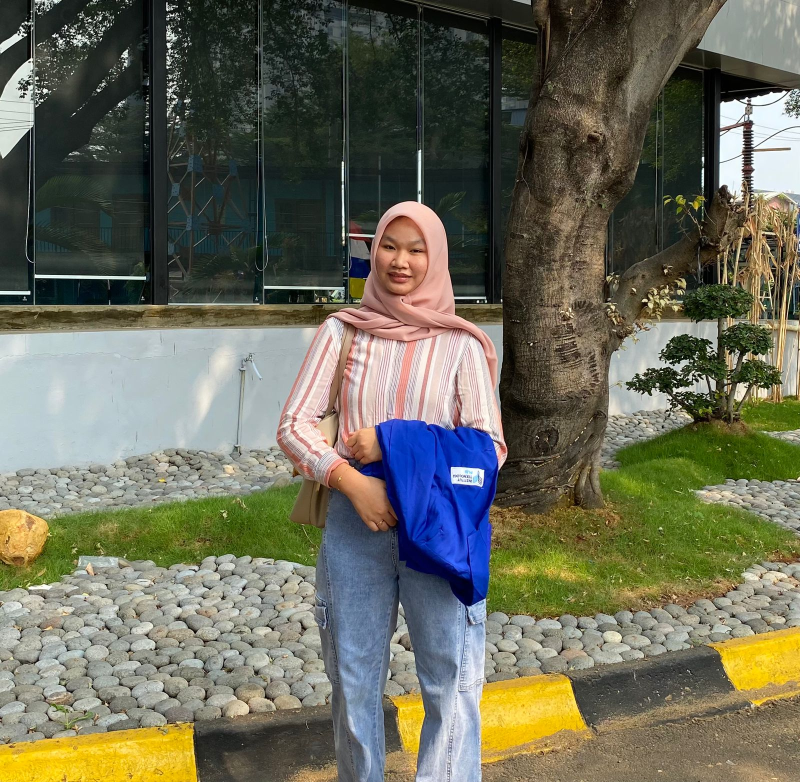
#> input picture foto.jpg, 1600 x 1564 px (shown at 1/2 size)
$ jupyter execute UAS_PCD_202231047.ipynb
#> lines starting #> are read from the running program, lines starting #| are printed output that depends on the picture
## Mengimport Library

[cell 1]
import cv2
import matplotlib.pyplot as plt
import numpy as np

## Membaca Gambar

[cell 2]
img = cv2.imread('foto.jpg')
#> img is the input picture: shape (1564, 1600, 3); mean B, G, R 89.2, 106.8, 106.8
img = cv2.cvtColor(img, cv2.COLOR_BGR2RGB)

## Merotasikan Gambar

[cell 3]
angle = 45
height, width = img.shape[:2]
#> height = 1564; width = 1600
center = (width // 2, height // 2)
#> center = (800, 782)
rotation_matrix = cv2.getRotationMatrix2D(center, angle, 1.0)
rotated_img = cv2.warpAffine(img, rotation_matrix, (width, height))
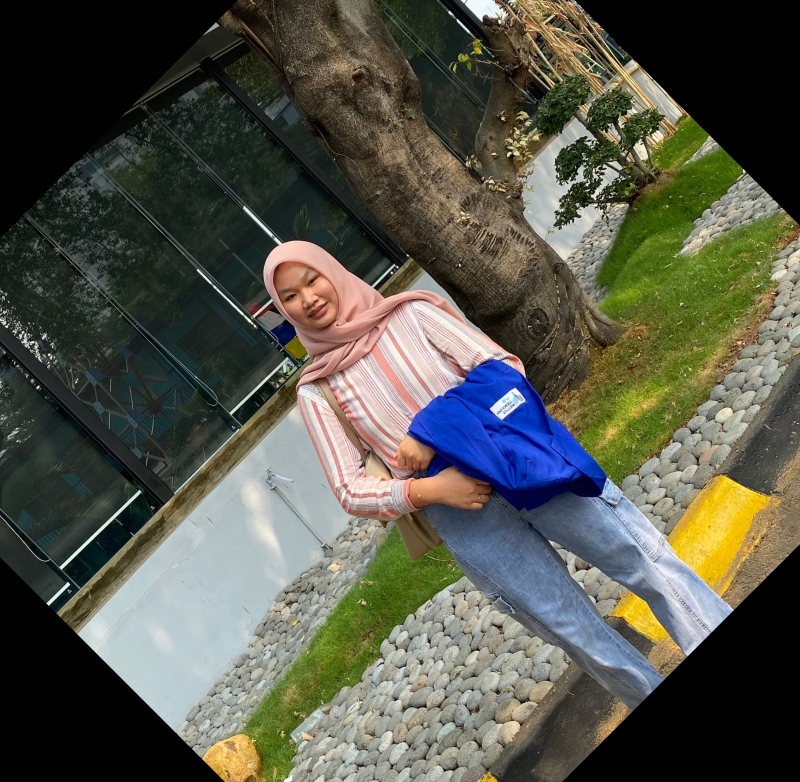
#> rotated_img: shape (1564, 1600, 3) (shown at 1/2 size); mean R, G, B 84.8, 85.9, 73.8

## Mengubah Ukuran Gambar

[cell 4]
new_width = 400
new_height = 800
resized_img = cv2.resize(img, (new_width, new_height))
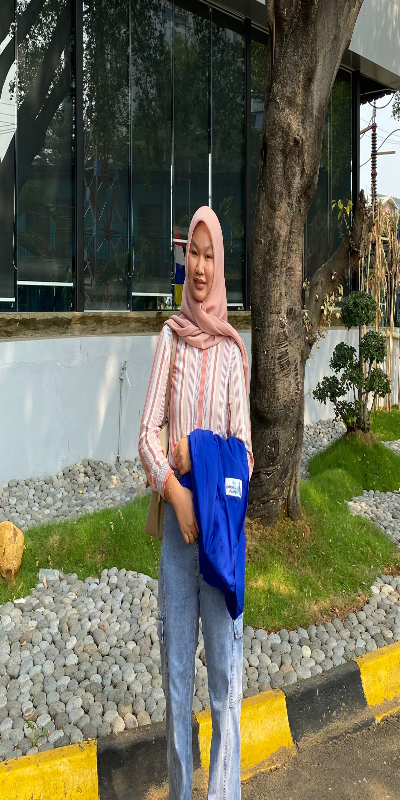
#> resized_img: shape (800, 400, 3); mean R, G, B 106.6, 106.7, 89.1

## Mengcrop Gambar

[cell 5]
start_x = 0
end_x = 900
start_y = 0
end_y = 800
cropped_img = img[start_y:end_y, start_x:end_x]
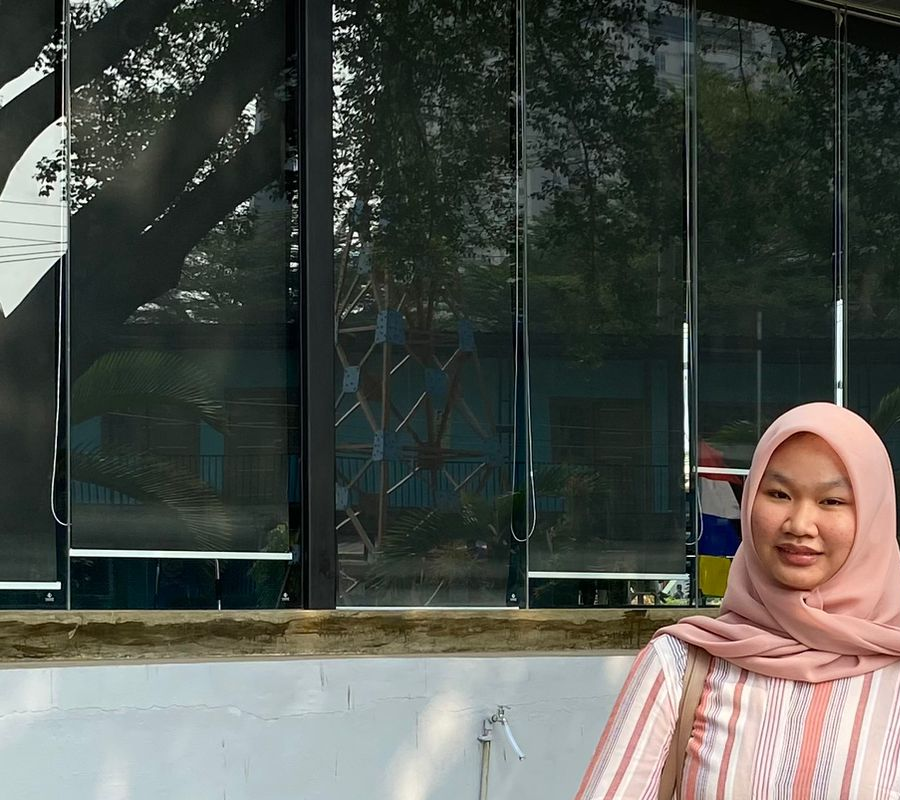
#> cropped_img: shape (800, 900, 3); mean R, G, B 79.8, 82.7, 76.8

## Pencerminan Gambar

[cell 6]
flipped_img = cv2.flip(img, 1)
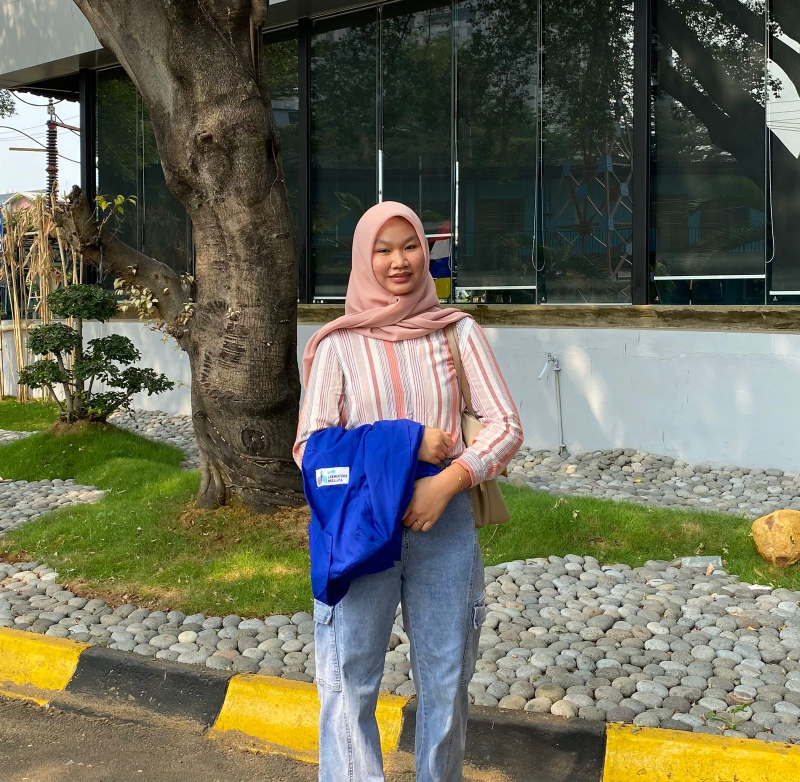
#> flipped_img: shape (1564, 1600, 3) (shown at 1/2 size); mean R, G, B 106.8, 106.8, 89.2

## Translasi Gambar

[cell 7]
tx = 100
ty = 100
translation_matrix = np.float32([[1, 0, tx], [0, 1, ty]])
translated_img = cv2.warpAffine(img, translation_matrix, (width, height))
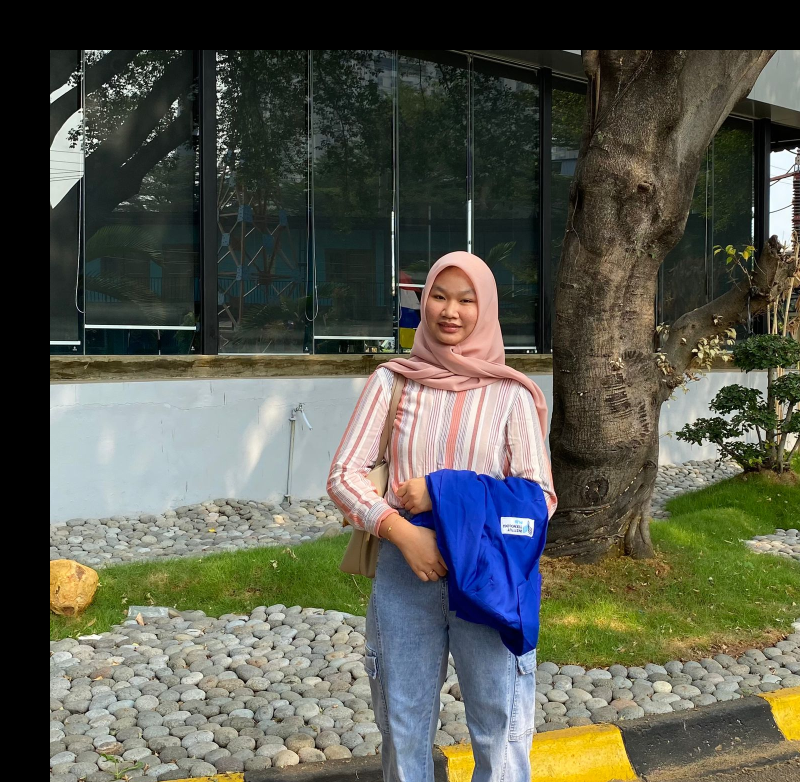
#> translated_img: shape (1564, 1600, 3) (shown at 1/2 size); mean R, G, B 88.1, 89.6, 77.9

## Menampilkan Output

[cell 8]
fig, axs = plt.subplots(2, 3, figsize=(12, 8))
axs = axs.ravel()

axs[0].imshow(img)
axs[0].set_title('Citra Asli')

axs[1].imshow(rotated_img)
axs[1].set_title('After Rotated')

axs[2].imshow(resized_img)
axs[2].set_title('After Resized')

axs[3].imshow(cropped_img)
axs[3].set_title('After Cropped')

axs[4].imshow(flipped_img)
axs[4].set_title('After Flipped')

axs[5].imshow(translated_img)
axs[5].set_title('After Translated')

plt.tight_layout()
plt.show()
